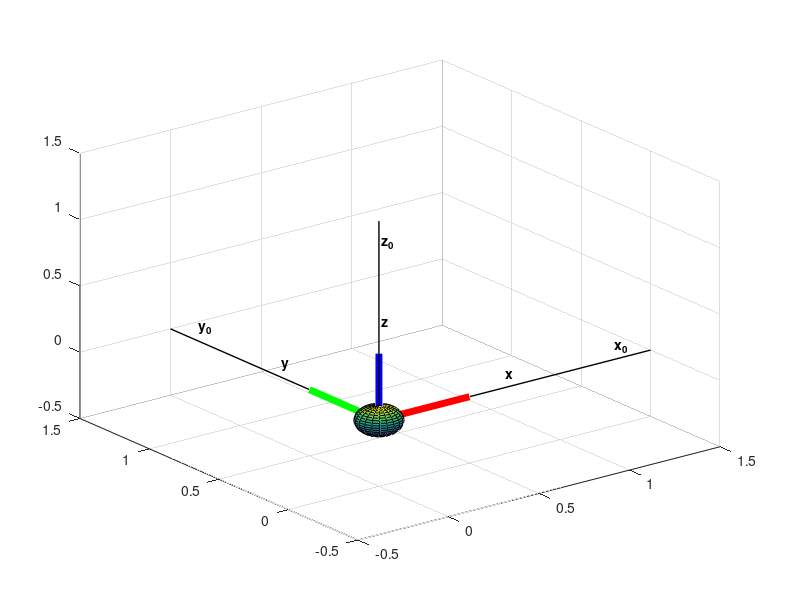

This figure's MATLAB source: (Note: this script raises an error after producing the figure.)
%% Create a figure. 
figure
Am = axes('position',[.1 .1 .8 .8]);

%% Assigning 3D Co-ordinate system.
view(3)
rotate3d
hold on

%% Draw Vehicle co-ordinates. 
Lx = line([0 0.5],[0,0],[0,0],'color',[1,0,0],'linewidth',5);
Ly = line([0 0],[0,0.5],[0,0],'color',[0,1,0],'linewidth',5);
Lz = line([0 0],[0,0],[0,0.5],'color',[0,0,1],'linewidth',5);

%% Draw refrencea co-ordinates.
line([0 1.5],[0,0],[0,0],'color',[0,0,0],'linewidth',1);
line([0 0],[0,1.5],[0,0],'color',[0,0,0],'linewidth',1);
line([0 0],[0,0],[0,1.5],'color',[0,0,0],'linewidth',1);
%% Add text to vehicle and fixed co-ordinates.

text('position',[1.3 0 .1],'string','x_0','fontw','b');
text('position',[ 0 1.3 .1],'string','y_0','fontw','b');
text('position',[.05 0.05 1.3],'string','z_0','fontw','b');
    
tX = text('position',[.7 0 .1],'string','x','fontw','b');
tY = text('position',[ 0 .7 .1],'string','y','fontw','b');
tZ = text('position',[.05 0.05 .7],'string','z','fontw','b');
grid on

%% Add centre of gravity in co-ordinate system.

[xx,yy,zz]=sphere;
 pp = surf(xx.*.11,yy.*0.11,zz.*.11);
 colormap default
 
plot3(0,0,0,'.','markersize',20,'color','k')

%% what should be rotated.
R = [tX,tZ,tY,Lx,Ly,Lz,pp];

%% Orientation of aerial vehicle.
conv = 'zyx';


%% Values of all 3 angles phi==a, theta==b and psi==g.
a = (30/180)*pi;
b = (30/180)*pi;
g = (30/180)*pi;

%% Call euler function to evaluvate all three rotational matrix.
s = eulfor(a,b,g,conv);

%% Making the first rotation. 
for k = 1:20
			if strcmp(conv(1),'x')
				rotate(R,[1,0,0],rad2deg(a/20),[0,0,0])
			elseif strcmp(conv(1),'y')
				rotate(R,[0,1,0],rad2deg(a/20),[0,0,0])
			elseif strcmp(conv(1),'z')
				rotate(R,[0,0,1],rad2deg(a/20),[0,0,0])
			end
			pause(.1)
		end
		
%% Initialising new vectors for x,y and z (For Second rotation).
 pxx = eval(['get(L',conv(2),',','''xdata''',')']);
 pyy = eval(['get(L',conv(2),',','''ydata''',')']);
 pzz = eval(['get(L',conv(2),',','''zdata''',')']);
		
		
%% Rotate for second time
for k = 1:20
			
	rotate(R,[pxx(2)-pxx(1),pyy(2)-pyy(1),pzz(2)-pzz(1)],rad2deg(b/20),[0,0,0])
			
	pause(.1)
end
%% Initialising new vectors for x,y and z (For Third rotation).
pxx2 = eval(['get(L',conv(3),',','''xdata''',')']);
pyy2 = eval(['get(L',conv(3),',','''ydata''',')']);
pzz2 = eval(['get(L',conv(3),',','''zdata''',')']);
		
%% Rotate for third time.
for k = 1:20
			
	rotate(R,[pxx2(2)-pxx2(1),pyy2(2)-pyy2(1),pzz2(2)-pzz2(1)],rad2deg(g/20),[0,0,0])
			
	pause(.1)
end
